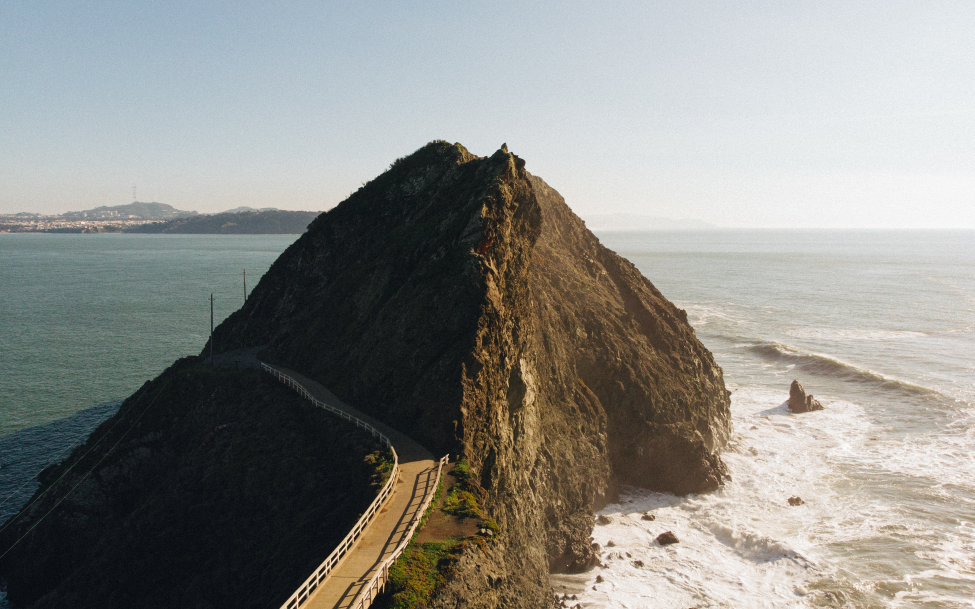
#> input picture assets/usual.jpg, 3898 x 2436 px, found by its file name (shown at 1/4 size); the run also reads 1 picture not shown here
$ python imageManager.py
#> lines starting #> are read from the running program, lines starting #| are printed output that depends on the picture
import time
import cv2
from matplotlib import pyplot as plt
import sys


usual = cv2.imread('./assets/usual.jpg')
#> usual is the input picture: shape (2436, 3898, 3); mean B, G, R 136.1, 140.6, 140.7
collex = cv2.imread('./assets/collex.jpg')
dogesoundclub = cv2.imread('./assets/dogesoundclub.jpg')
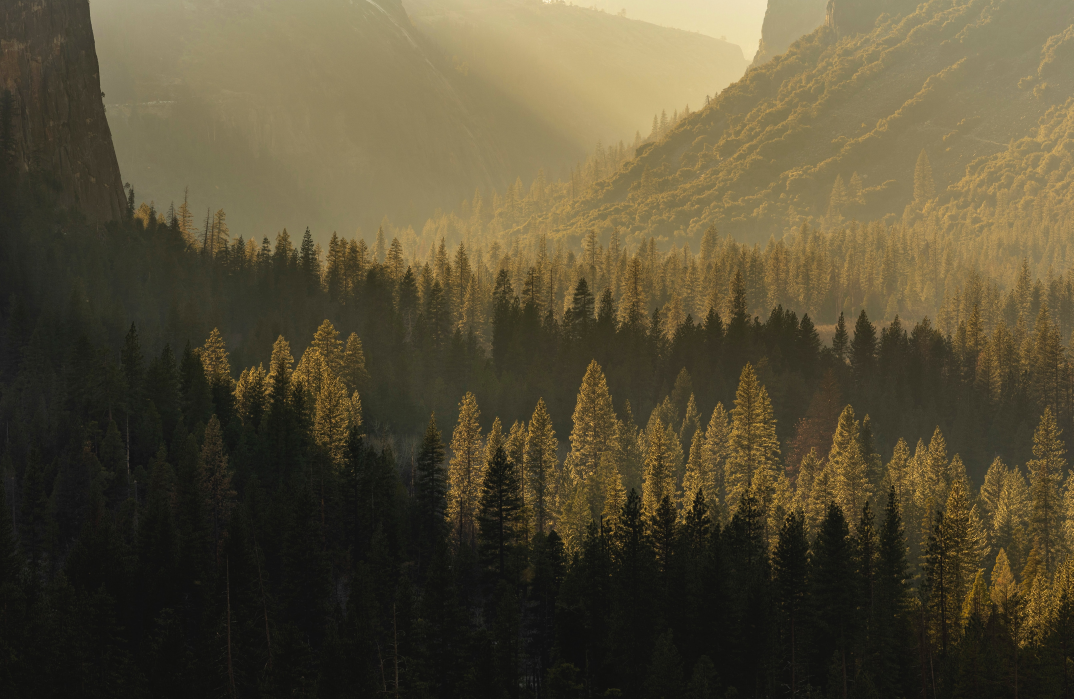
#> input picture assets/dogesoundclub.jpg, 5367 x 3494 px, found by its file name (shown at 1/5 size)
#> dogesoundclub is the input picture: shape (3494, 5367, 3); mean B, G, R 54.6, 78.2, 87
krbc = cv2.imread('./assets/krbc.jpg')
metakongz = cv2.imread('./assets/metakonz.jpg')
toxicape = cv2.imread('./assets/toxicape.jpg')
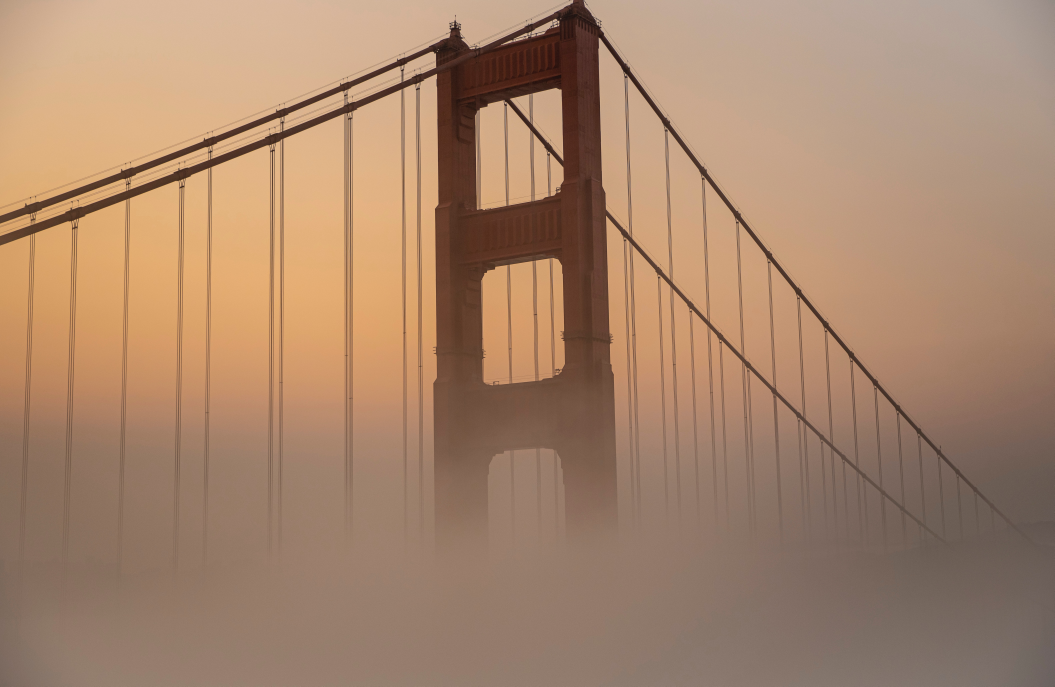
#> input picture assets/toxicape.jpg, 6325 x 4117 px, found by its file name (shown at 1/6 size)
#> toxicape is the input picture: shape (4117, 6325, 3); mean B, G, R 108.1, 133.2, 166.7


# [7 lines of commented-out code are left out]


k = 0
walletaddress = "0x0000000000000000000000000000000000000000"
cv2.imshow('image', usual)

while k != 27:
    print("init")

    if k == ord('s') and walletaddress == "0x0000000000000000000000000000000000000000":
        cv2.imshow('image', collex)

        print("dddd")
    elif k == ord('d') and walletaddress == "0x0000000000000000000000000000000000000000":
        cv2.imshow('image', dogesoundclub)

        print("dddd")
    else:
        cv2.imshow('image', usual)

        print("dddd")

    k = cv2.waitKey(5000)
#> (key Esc is pressed here)

cv2.destroyAllWindows()

# [20 lines of commented-out code are left out]


cv2.destroyAllWindows()
